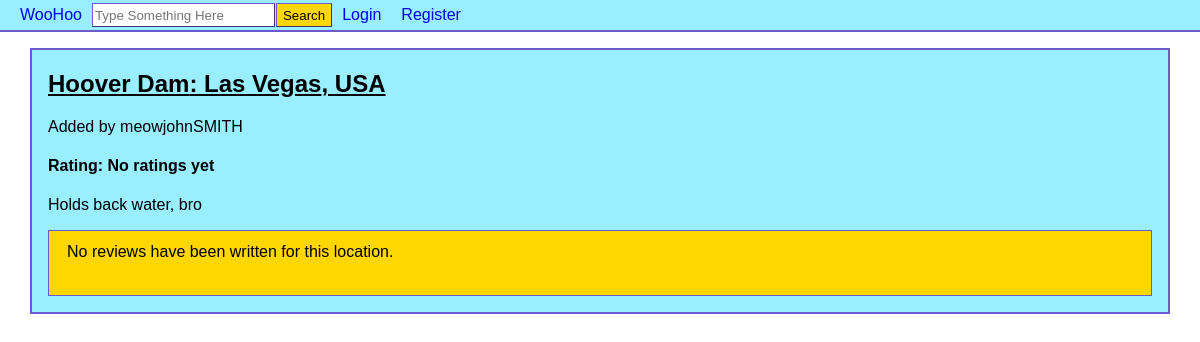
The page /place.php?place=4 on the database as committed earlier.
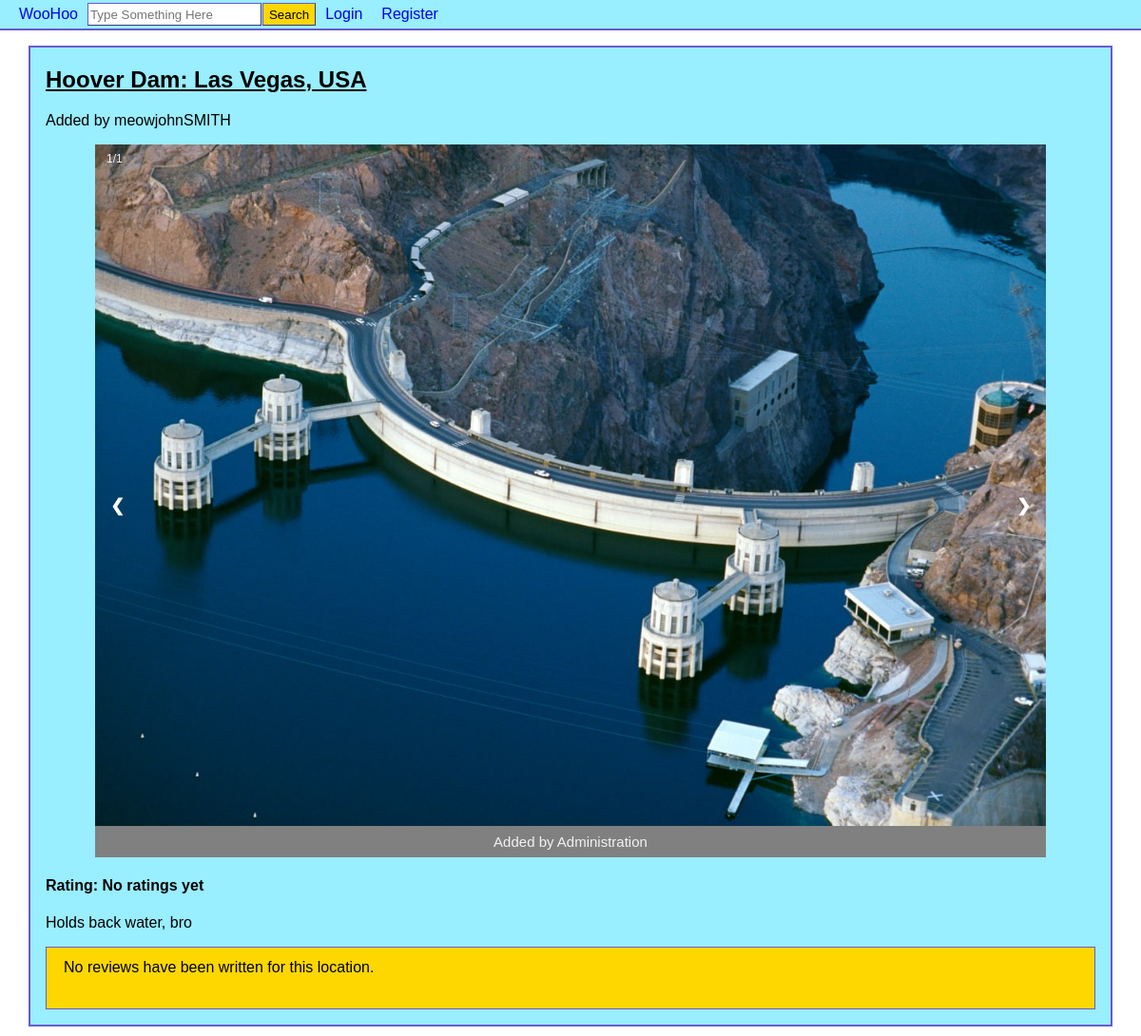
The same page on the database as committed later.
### tables this page shows
CREATE TABLE `places` (
  `placeID` int(11) NOT NULL,
  `placeName` varchar(255) NOT NULL,
  `city` varchar(255) NOT NULL,
  `country` varchar(255) NOT NULL,
  `description` text DEFAULT NULL,
  `reviewScore` decimal(10,1) DEFAULT NULL,
  `userID` int(11) NOT NULL
);

CREATE TABLE `users` (
  `userID` int(11) NOT NULL,
  `username` varchar(255) NOT NULL,
  `email` varchar(255) NOT NULL,
  `password` varchar(255) NOT NULL,
  `dateRegistered` date NOT NULL
);

CREATE TABLE `pictures` (
  `pictureID` int(11) NOT NULL,
  `image` varchar(255) NOT NULL,
  `placeID` int(11) NOT NULL,
  `userID` int(11) NOT NULL
);

### place.php (the view, shortened to what this page needs)
<?php
require('database.php');
$place = $_GET['place'];
try {
	$placeQ = "SELECT * FROM places WHERE placeID=" . $place;
	$s5 = $db->prepare($placeQ);
	$s5->execute();
	$results = $s5->fetchAll();
	if ($results == null) {
		header('location: place_404.php');
	} else $results = $results[0];
} catch (PDOException $ex) {
	if(!isset($_GET['logout'])) {
		throw $ex;
	}
	echo $ex->getMessage();
}
$pid = $results['placeID'];
?>
<!DOCTYPE html>
<html>
<head>
<link rel="stylesheet" href="css/style.css"/>
</head>
<body>
<header>
<?php include('header.php'); ?>
</header>
<div class="center">
<h2 style="text-decoration:underline;"><?php echo $results['placeName']; ?>: <?php echo $results['city']; ?>, <?php echo $results['country']; ?></h2>
<p>
<?php
$poster = $results['userID'];
$userQ = 'SELECT username FROM users WHERE userID='. $poster .' LIMIT 1';
$s1 = $db->prepare($userQ);
$s1->execute();
$username = $s1->fetchAll()[0];
if(!empty($username)){
echo 'Added by '. $username[0];
}
else{
echo 'Added by [Deleted]';
}
?></p>
<div class="slideshow-container">
<?php
$imgQ = "SELECT image, userID FROM pictures WHERE placeID=" . $results['placeID'];
$s2 = $db->prepare($imgQ);
$s2->execute();
$images = $s2->fetchAll();
$numImg = count($images);
$counter=1;
?>
<?php if(!empty($images[0]['image'])) : ?>
<?php
foreach($images as $img): ?>
<div class="mySlides fade">
     <div class="numbertext"><?php echo $counter.'/'.$numImg; ?></div>
     <img src="place_imgs/<?php
     	  $imgPath = $img['image'];
	  echo $imgPath;
	  ?>" alt="interesting" style="width:100%;">
      <div class="text">
      <?php
      $userQ = 'SELECT username FROM users WHERE userID='. $img['userID'] .' LIMIT 1';
      $s2 = $db->prepare($userQ);
      $s2->execute();
      $username = $s2->fetchAll()[0];
      if(!empty($username)){
      echo 'Added by '. $username[0];
      }
      else{
      echo 'Added by [Deleted]';
      }
      ?>
      </div>
</div>
<?php
$counter++;
endforeach;
?>
<a class="prev" onclick="plusSlides(-1)">&#10094;</a>
<a class="next" onclick="plusSlides(1)">&#10095;</a>
<?php endif; ?>
</div>
<div style="display:inline">
	<h4>Rating: <?php
	if(!is_null($results['reviewScore'])){
	echo $results['reviewScore'];
	}
	else{
	echo 'No ratings yet';
	}
	?></h4>
</div>
<p>
<?php echo $results['description']; ?>
</p>
<?php include('review.php'); ?>
</div>
</body>
</html>

### header.php (shortened to what this page needs)
<?php
$search = "";
$currPageBtnCSS = 'style="background-color:#EEFFFF;"';
?>
<nav>
	<div id="topLevel" class="top_navbar">
	<div style="display:inline" class="top_navbar">
		<ul id="headUL" class="top_navlist" >
			<li id="icon" ><a href="index.php"><span>WooHoo</span></a></li>
			<li id="navSearch" >
				<form method="POST" name="searchBar" action="browse.php">
					<input type="search" name="query" placeholder="Type Something Here"
					value="<?php echo $search;?>"
					/><input style="margin-left: 1px;" type="submit" value="Search" />
				</form>
			</li>
			<?php if(isset($_SESSION["loggedin"])) : ?>
				<li <?php if(str_contains($_SERVER['REQUEST_URI'], 'wishlist.php'))
					echo $currPageBtnCSS; ?>>
				<a href="wishlist.php">Wishlist</a></li>
				<li <?php if(str_contains($_SERVER['REQUEST_URI'], 'addplace.php'))
					echo $currPageBtnCSS; ?>>
				<a href="addplace.php">Add Place</a></li>
				<?php if(isset($_GET['logout'])) {
					session_unset();
					session_destroy();
					setcookie("rememberme", TRUE, time()-100);
					header('Location: ../CSCI4300_FinalProj');
					}?>
				<li class="log" style="float:right";>
					<a href="?logout">Logout</a>
				</li>
				<li class="log" <?php
					if(str_contains($_SERVER['REQUEST_URI'], 'editprofile.php'))
						echo $currPageBtnCSS;
					else
						echo 'style="float:right;"';?>>
					<a href="editprofile.php" class="headUser"><?php echo $username['username'] ?></a>
				</li>
			<?php else : ?>
				<li class="log" <?php
					if(str_contains($_SERVER['REQUEST_URI'], 'login.php'))
						echo $currPageBtnCSS;
					else
						echo 'style="float:right;"';?>>
					<a href="login.php">Login</a>
				</li>
				<li class="log" <?php
					if(str_contains($_SERVER['REQUEST_URI'], 'register.php'))
						echo $currPageBtnCSS;
					else
						echo 'style="float:right;"';?>>
					<a href="register.php">Register</a>
				</li>
			<?php endif; ?>
		</ul>
	</div>
	</div>
</nav>

### review.php (shortened to what this page needs)
<?php
$query = "SELECT * FROM reviews WHERE placeID=" . $pid;
$do = $db->prepare($query);
$do->execute();
$reviews = $do->fetchAll();
if (count($reviews) != 0) {
	$text = "Reviews";
} else $text = "No reviews have been written for this location.";
?>
<div id="reviewPane">
<div style="display:flex;">
	<span style="padding-left:8px;float:left;margin-top:2px;margin-left:10px"><?php echo $text; ?></span>
</div>
<br/>
</div>

### css/style.css (style rules this page uses)
body { margin-top: 0px; margin-left: 0px; margin-right: 0px; }
.center { width: 95%; margin: 1em auto; padding: 1em; padding-top: 0; background-color: #99EEFF; border: 2px solid slateblue; }
#filters ul, li { padding: 0; list-style-type: none; }
.slideshow-container { max-width: 1000px; position: relative; margin: auto; }
.mySlides { display: none; }
.prev, .next { cursor: pointer; position: absolute; top: 50%; width: auto; margin-top: -22px; padding: 16px; color: white; font-weight: bold; font-size: 18px; transition: 0.6s ease; border-radius: 0 3px 3px 0; user-select: none; }
.next { right: 0; border-radius: 3px 0 0 3px; }
.text { color: #f2f2f2; background-color: grey; font-size: 15px; padding: 8px 12px; position: absolute; width: 100%; bottom:0; text-align: center; }
.numbertext { color: #f2f2f2; font-size: 12px; padding: 8px 12px; position: absolute; top: 0; }
.fade { -webkit-animation-name: fade; -webkit-animation-duration: 1.5s; animation-name: fade; animation-duration: 1.5s; }
* { box-sizing: border-box }
body { font-family: Verdana, sans-serif; margin:0 }
img { vertical-align: middle; }
.prev, .next { cursor: pointer; position: absolute; top: 50%; width: auto; padding: 16px; margin-top: -22px; color: white; font-weight: bold; font-size: 18px; transition: 0.6s ease; border-radius: 0 3px 3px 0; user-select: none; }

### header.php (style rules this page uses)
#navSearch form input { border: 1.5px outset slateblue; height: 24px; }
#navSearch form input[type="submit"] { cursor: pointer; background-color: rgb(255, 215, 0); }
.top_navbar { background-color: #99EEFF; }
.top_navlist { margin: 0; }
ul.top_navlist { list-style-type: none; overflow: hidden; font-family: sans-serif; padding-left: 10px; display: flex; align-item: center; }
ul.top_navlist li { float: left; vertical-align: middle; // display: flex; // align-item: center; }
ul.top_navlist li a, #logoutBtn { display: block; text-decoration: none; padding: 2.5px 10px 0 10px; font-family: arial; font-size: 1em; }
header { width: 100%; align-items: center; }
#topLevel { padding-bottom: 3px; padding-top: 3px; border-bottom: 2px solid slateblue; }

### review.php (style rules this page uses)
#reviewPane { background-color: rgb(255, 215, 0); padding-top: 10px; border: solid slateblue 1.5px; }

Rows that differ between the two databases and show on the page:
added pictures: image (picture), userID.username "Administration"
